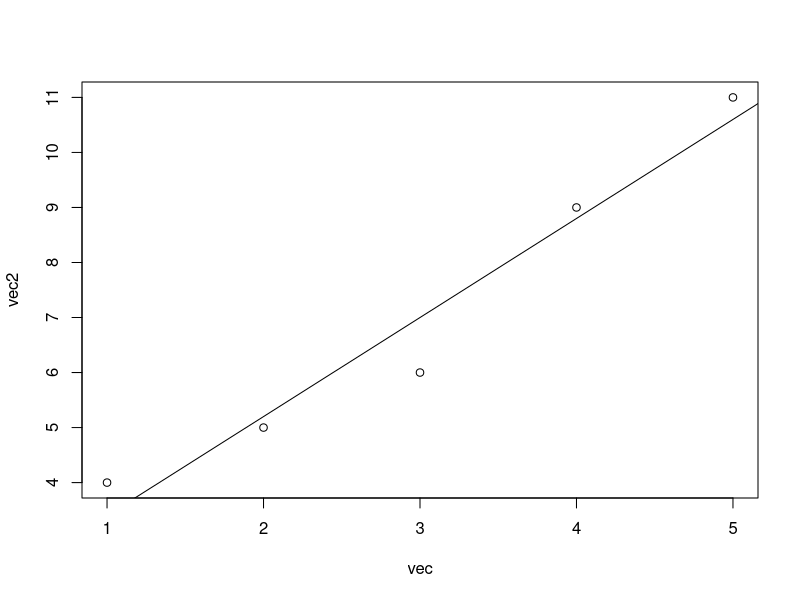

Write the R code that produced this figure.
#Here is a test R file 

vec<-c(1,2,3,4,5)
vec2<- c(4,5,6,9,11)

model1<-lm(vec2~vec)

summary(model1)
# I added some R code
plot(vec,vec2)
abline(model1)
